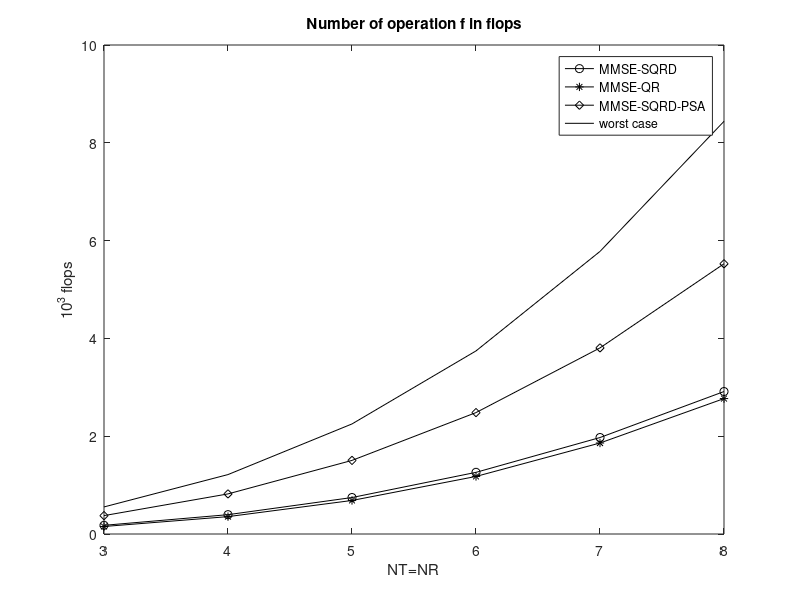

Write the MATLAB code that produced this figure.
% COMPUTATIONAL EFFORT OF MMSE
NT=3:8;
NR=NT;

% MMSE-SQRD
f_SQRD=4/3*NT.^3+4*NT.^2.*NR+1/3*NT.^2+2*NT.*NR+25/6*NT;
plot(NT,f_SQRD/1000,'o-k');
hold on;

% MMSE-QR 
f_QR=f_SQRD-2*NT.^2-2*NT;
plot(NT,f_QR/1000,'*-k');
hold on;

%MMSE-SQRD-PSA
f_PSA=14/3*NT.^3+4*NT.^2.*NR+27/2*NT.^2+3*NT.*NR+89/6*NT-7*NR-30;
plot(NT,f_PSA/1000,'d-k');
hold on;

%WORST CASE
f_WORST=f_SQRD+f_PSA;
plot(NT,f_WORST/1000,'k');
hold on;

xlabel('NT=NR');
ylabel('10^3 flops');
title('Number of operation f in flops');
legend('MMSE-SQRD','MMSE-QR','MMSE-SQRD-PSA','worst case');